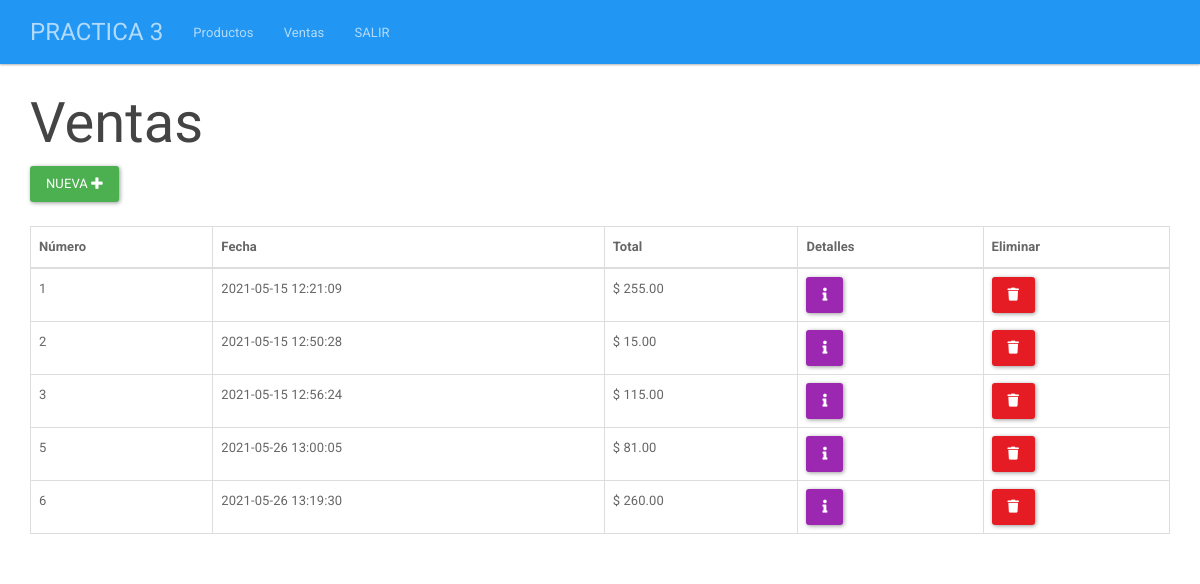
The app's page /index.php/ventas with its own data.
### tables this page shows
CREATE TABLE IF NOT EXISTS `ventas` (
  `id` bigint(20) UNSIGNED NOT NULL AUTO_INCREMENT,
  `fecha` datetime NOT NULL,
  PRIMARY KEY (`id`)
);

### application/controllers/Ventas.php (called while the page is built, shortened)
<?php
class Ventas extends CI_Controller{
    public function __construct(){
        $this->load->model("VentaModel");
        $this->load->library("session");
    }
    public function index(){
        $ventasRealizadas = $this->VentaModel->todas();
        $datos = array("ventas" => $ventasRealizadas);
        $this->load->view("encabezado");
        $this->load->view("ventas/todas", $datos);
        $this->load->view("pie");
    }
}
?>

### index.php (called while the page is built, shortened)
<?php
require_once BASEPATH.'core/CodeIgniter.php';

### application/models/VentaModel.php (called while the page is built, shortened)
<?php
class VentaModel extends CI_model{
    public function todas(){
        return $this->db
        ->select("ventas.id, ventas.fecha, sum(productos_vendidos.cantidad * productos_vendidos.precio) as total")
        ->from("ventas")
        ->join("productos_vendidos", "productos_vendidos.id_venta = ventas.id")
        ->group_by("ventas.id")
        ->get()
        ->result();
    }
}
?>

### application/views/ventas/todas.php (the view, shortened to what this page needs)
<div class="col-xs-12">
    <h1>Ventas</h1>
    <div>
        <a class="btn btn-success" href="<?php echo base_url() ?>index.php/vender">Nueva <i class="fa fa-plus"></i></a>
    </div>
    <br>
    <table class="table table-bordered">
        <thead>
            <tr>
                <th>Número</th>
                <th>Fecha</th>
                <th>Total</th>
                <th>Detalles</th>
                <th>Eliminar</th>
            </tr>
        </thead>
        <tbody>
            <?php foreach($ventas as $venta){ ?>
            <tr>
                <td><?php echo $venta->id ?></td>
                <td><?php echo $venta->fecha ?></td>
                <td>$ <?php echo $venta->total ?></td>
                <td><a class="btn btn-info" href="<?php echo base_url() . "index.php/ventas/detalle/" . $venta->id?>"><i class="fa fa-info"></i></a></td>
                <td><a class="btn btn-danger" href="<?php echo base_url() . "index.php/ventas/eliminar/" . $venta->id?>"><i class="fa fa-trash"></i></a></td>
            </tr>
            <?php } ?>
        </tbody>
    </table>
</div>

### css/estilo.css (style rules this page uses)
body { padding-top: 70px; }

### records on screen
ventas: id "1", fecha "2021-05-15 12:21:09", total "255.00"
ventas: id "2", fecha "2021-05-15 12:50:28", total "15.00"
ventas: id "3", fecha "2021-05-15 12:56:24", total "115.00"
ventas: id "5", fecha "2021-05-26 13:00:05", total "81.00"
ventas: id "6", fecha "2021-05-26 13:19:30", total "260.00"
